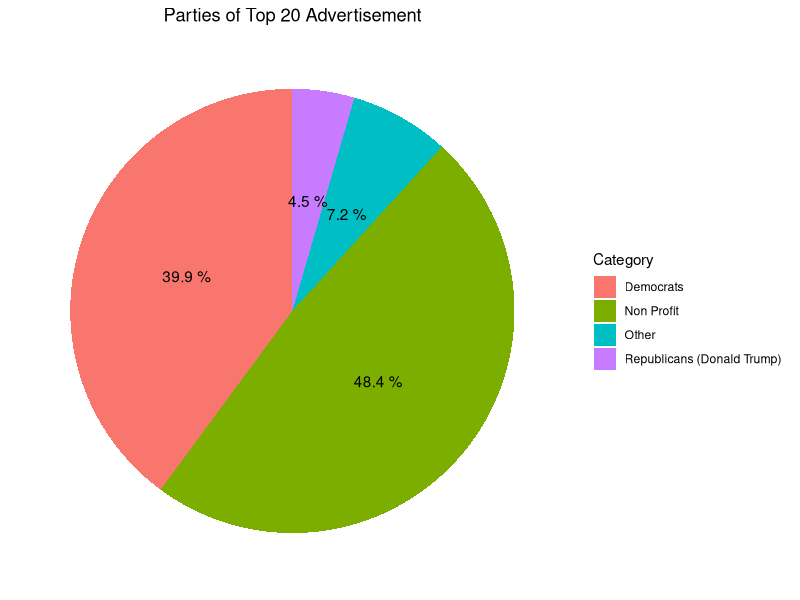

The R script that drew this image:
## ---- chunk 1
knitr::opts_chunk$set(echo = TRUE)
## ---- chunk 2
library(ggplot2)
democrats <- 145 + 128 + 118 + 97 + 94 + 73 + 71 + 61
  republicans <- 89
  non_profit <- 255 + 126 + 121 + 91 + 84 + 77 + 70 + 68 + 62
  Other <- 78 + 65
  Totalads <- democrats + republicans + non_profit + Other
  Party <-
    data.frame(
      Parties = c(
        "Democrats",
        "Republicans (Donald Trump)",
        "Non Profit", "Other"
      ),
      Count = c(
        democrats,
        republicans,
        non_profit,
        Other
      )
    )
  ggplot(Party, aes(x = "", y = Count, fill = factor(Parties))) +
    geom_bar(width = 1, stat = "identity") +
    geom_text(aes(label = paste(round(Count / Totalads * 100, 1), "%")),
      position = position_stack(vjust = 0.5)
    ) +
    theme_classic() +
    theme(
      plot.title = element_text(hjust = 0.5),
      axis.line = element_blank(),
      axis.text = element_blank(),
      axis.ticks = element_blank()
    ) +
    labs(
      fill = "Category",
      x = NULL,
      y = NULL,
      title = "Parties of Top 20 Advertisement"
    ) +
    coord_polar("y")
